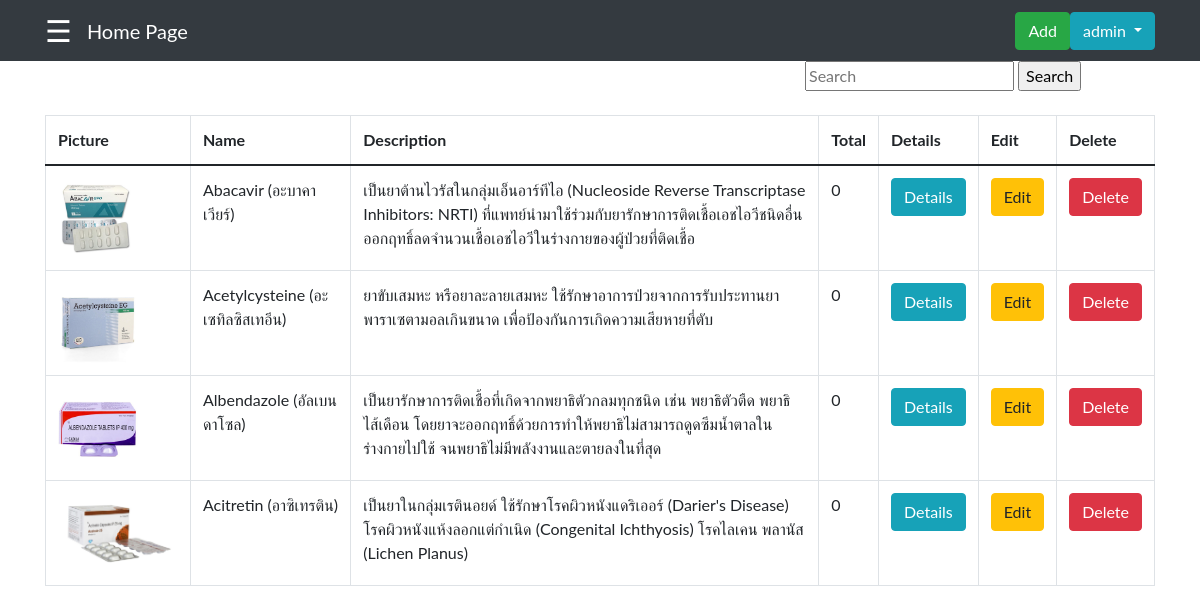
/Medsearch.php (signed in), run on the app's committed database.
### tables this page shows
CREATE TABLE `tbl_med` (
  `MedId` int(11) NOT NULL,
  `TypeId` int(11) DEFAULT NULL,
  `CateId` int(11) DEFAULT NULL,
  `VolumnId` int(11) DEFAULT NULL,
  `UnitId` int(11) DEFAULT NULL,
  `MedName` varchar(255) DEFAULT NULL,
  `MedPack` varchar(255) DEFAULT NULL,
  `MedPrice` varchar(255) DEFAULT NULL,
  `MedDes` varchar(255) DEFAULT NULL,
  `MedIndi` varchar(255) DEFAULT NULL,
  `MedExp` varchar(255) DEFAULT NULL,
  `MedLow` int(11) DEFAULT NULL,
  `MedTotal` int(11) DEFAULT NULL,
  `MedPoint` int(11) DEFAULT NULL,
  `MedPath` varchar(255) DEFAULT NULL
);

### Medsearch.php (the view, shortened to what this page needs)
<?php
     include('Connect.php');
?>
<!DOCTYPE html>
<html lang="en">
<head>
   <nav class="navbar navbar-expand-sm navbar-dark bg-dark">
            <div class="container">
                <div style='margin-right: 15px'>
                    <?php
                    include('slidebar.php');
                    ?>
                <div>
                  <a href="main.php" class="navbar-brand">Home Page</a>
                </div>
                <div id="navbar1" class="collapse navbar-collapse" style='justify-content: end;'>
                    <div class="dropdown">
                        <div id="navbar1" class="collapse navbar-collapse">
                            <ul class="navbar-nav ms-auto">
                            <li class="nav-item">
                                    <td><a href="Medadd.php" class ="btn btn-success">Add</a></td>
                                </li>
                                <button class="btn btn-info  dropdown-toggle" type="button" id="dropdownMenuButton" data-toggle="dropdown" aria-haspopup="true" aria-expanded="false"
                                ><?php echo $_SESSION['StaffName'] ?>
                                </button>
                            </ul>
                        </div>
                    </div>
                </div>
</head>
<body>
        <div class="container">
            <div class="row">
                    <div class="col-md-4 ms-auto">
                        <form action="Medsearch.php" method="post">
                            <input type="text" name="textsearch" placeholder = "Search">
                            <input type="submit" name="submit" value="Search">
                        </form>
                    </div>
            </div>
        </div><br>
    <div class="container-sm">
        <table class="table table-bordered">
            <thead>
                <tr>
                    <th>Picture</th>
                    <th>Name</th>
                    <th>Description</th>
                    <th>Total</th>
                    <th>Details</th>
                    <th>Edit</th>
                    <th>Delete</th>
                </tr>
            </thead>
            <tbody>
                <?php
                        $search = $_REQUEST['textsearch'];
                        $sql = "SELECT * FROM tbl_med WHERE MedId LIKE '%{$search}%' || MedName LIKE '%{$search}%' ";
                        $result = $conn->query($sql);
                        $data = array();
                        while($row = $result->fetch_assoc()) {
                            $data[] = $row;
                        }
                        foreach($data as $key => $Med){
                ?>
                    <tr>
                        <td><?php echo '<img src="upload/'.$Med['MedPath'].'" height = "80" widht = "80"/>';?></td>
                        <td><?php echo $Med["MedName"]; ?></td>
                        <td><?php echo $Med["MedDes"]; ?></td>
                        <td><?php echo $Med["MedTotal"]; ?></td>
                        <td><a href="Meddetail.php?detail_id=<?php echo $Med["MedId"];?>" class="btn btn-info">Details</a></td>
                        <td><a href="Mededit.php?edit_id=<?php echo $Med["MedId"];?>" class="btn btn-warning">Edit</a></td>
                        <td>
                            <form method = "POST" action = "Medsearch.php">
                                <button type = "submit" value = "<?php echo $Med["MedId"]; ?>" name = "Delete" class="btn btn-danger"
                                    >Delete
                                </button>
                            </form>
                        </td>
                    </tr>
                    <?php } ?>
            </tbody>
        </table>
    </div>
</body>
</html>

### slidebar.php (style rules this page uses)
body { font-family: "Lato", sans-serif; }

### data on the page
tbl_med: MedPath (picture), MedName "Abacavir (อะบาคาเวียร์)", MedDes "เป็นยาต้านไวรัสในกลุ่มเอ็นอาร์ทีไอ (Nucleoside Reverse Transcriptase Inhibitors: NRTI) ที่แพทย์นำมาใช้ร่วมกับยารักษาการติดเชื้อเอชไอวีชนิดอื่น ออกฤทธิ์ลดจำนวนเชื้อเอชไอวีในร่างกายของผู้ป่วยที่ติดเชื้อ", MedTotal "0", $Med["MedId"] 1 (drawn)
tbl_med: MedPath (picture), MedName "Acetylcysteine (อะเซทิลซิสเทอีน)", MedDes "ยาขับเสมหะ หรือยาละลายเสมหะ ใช้รักษาอาการป่วยจากการรับประทานยาพาราเซตามอลเกินขนาด เพื่อป้องกันการเกิดความเสียหายที่ตับ", MedTotal "0", $Med["MedId"] 2 (drawn)
tbl_med: MedPath (picture), MedName "Albendazole (อัลเบนดาโซล)", MedDes "เป็นยารักษาการติดเชื้อที่เกิดจากพยาธิตัวกลมทุกชนิด เช่น พยาธิตัวตืด พยาธิไส้เดือน โดยยาจะออกฤทธิ์ด้วยการทำให้พยาธิไม่สามารถดูดซึมน้ำตาลในร่างกายไปใช้ จนพยาธิไม่มีพลังงานและตายลงในที่สุด", MedTotal "0", $Med["MedId"] 4 (drawn)
tbl_med: MedPath (picture), MedName "Acitretin (อาซิเทรติน)", MedDes "เป็นยาในกลุ่มเรตินอยด์ ใช้รักษาโรคผิวหนังแดริเออร์ (Darier's Disease) โรคผิวหนังแห้งลอกแต่กำเนิด (Congenital Ichthyosis) โรคไลเคน พลานัส (Lichen Planus)", MedTotal "0", $Med["MedId"] 5 (drawn)

### other printed values
$_SESSION['StaffName'] "admin"
